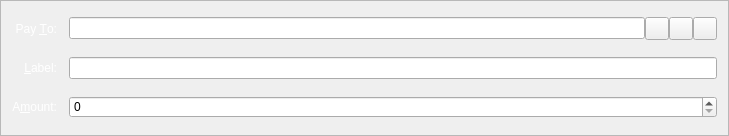
<?xml version="1.0" encoding="UTF-8"?>
<ui version="4.0">
 <class>SendCoinsEntry</class>
 <widget class="QFrame" name="SendCoinsEntry">
  <property name="geometry">
   <rect>
    <x>0</x>
    <y>0</y>
    <width>729</width>
    <height>136</height>
   </rect>
  </property>
  <property name="windowTitle">
   <string>Form</string>
  </property>
  <property name="styleSheet">
   <string notr="true">background-image: url(:/images/bg2);
color: rgb(255, 255, 255);</string>
  </property>
  <property name="frameShape">
   <enum>QFrame::StyledPanel</enum>
  </property>
  <property name="frameShadow">
   <enum>QFrame::Sunken</enum>
  </property>
  <layout class="QGridLayout" name="gridLayout">
   <property name="spacing">
    <number>12</number>
   </property>
   <item row="5" column="0">
    <widget class="QLabel" name="label">
     <property name="text">
      <string>A&amp;mount:</string>
     </property>
     <property name="alignment">
      <set>Qt::AlignRight|Qt::AlignTrailing|Qt::AlignVCenter</set>
     </property>
     <property name="buddy">
      <cstring>payAmount</cstring>
     </property>
    </widget>
   </item>
   <item row="3" column="0">
    <widget class="QLabel" name="label_2">
     <property name="text">
      <string>Pay &amp;To:</string>
     </property>
     <property name="alignment">
      <set>Qt::AlignRight|Qt::AlignTrailing|Qt::AlignVCenter</set>
     </property>
     <property name="buddy">
      <cstring>payTo</cstring>
     </property>
    </widget>
   </item>
   <item row="5" column="1">
    <widget class="BitcoinAmountField" name="payAmount">
     <property name="styleSheet">
      <string notr="true">color: rgb(0, 0, 0);</string>
     </property>
    </widget>
   </item>
   <item row="4" column="1">
    <layout class="QHBoxLayout" name="horizontalLayout_2">
     <property name="spacing">
      <number>0</number>
     </property>
     <item>
      <widget class="QValidatedLineEdit" name="addAsLabel">
       <property name="enabled">
        <bool>true</bool>
       </property>
       <property name="toolTip">
        <string>Enter a label for this address to add it to your address book</string>
       </property>
      </widget>
     </item>
    </layout>
   </item>
   <item row="4" column="0">
    <widget class="QLabel" name="label_4">
     <property name="text">
      <string>&amp;Label:</string>
     </property>
     <property name="alignment">
      <set>Qt::AlignRight|Qt::AlignTrailing|Qt::AlignVCenter</set>
     </property>
     <property name="buddy">
      <cstring>addAsLabel</cstring>
     </property>
    </widget>
   </item>
   <item row="3" column="1">
    <layout class="QHBoxLayout" name="payToLayout">
     <property name="spacing">
      <number>0</number>
     </property>
     <item>
      <widget class="QValidatedLineEdit" name="payTo">
       <property name="toolTip">
        <string>The address to send the payment to  (e.g. B8gZqgY4r2RoEdqYk3QsAqFckyf9pRHN6i)</string>
       </property>
       <property name="maxLength">
        <number>34</number>
       </property>
      </widget>
     </item>
     <item>
      <widget class="QToolButton" name="addressBookButton">
       <property name="toolTip">
        <string>Choose address from address book</string>
       </property>
       <property name="text">
        <string/>
       </property>
       <property name="icon">
        <iconset resource="../bitcoin.qrc">
         <normaloff>:/icons/address-book</normaloff>:/icons/address-book</iconset>
       </property>
       <property name="shortcut">
        <string>Alt+A</string>
       </property>
      </widget>
     </item>
     <item>
      <widget class="QToolButton" name="pasteButton">
       <property name="toolTip">
        <string>Paste address from clipboard</string>
       </property>
       <property name="text">
        <string/>
       </property>
       <property name="icon">
        <iconset resource="../bitcoin.qrc">
         <normaloff>:/icons/editpaste</normaloff>:/icons/editpaste</iconset>
       </property>
       <property name="shortcut">
        <string>Alt+P</string>
       </property>
      </widget>
     </item>
     <item>
      <widget class="QToolButton" name="deleteButton">
       <property name="toolTip">
        <string>Remove this recipient</string>
       </property>
       <property name="text">
        <string/>
       </property>
       <property name="icon">
        <iconset resource="../bitcoin.qrc">
         <normaloff>:/icons/remove</normaloff>:/icons/remove</iconset>
       </property>
      </widget>
     </item>
    </layout>
   </item>
  </layout>
 </widget>
 <customwidgets>
  <customwidget>
   <class>BitcoinAmountField</class>
   <extends>QSpinBox</extends>
   <header>bitcoinamountfield.h</header>
   <container>1</container>
  </customwidget>
  <customwidget>
   <class>QValidatedLineEdit</class>
   <extends>QLineEdit</extends>
   <header>qvalidatedlineedit.h</header>
  </customwidget>
 </customwidgets>
 <resources>
  <include location="../bitcoin.qrc"/>
 </resources>
 <connections/>
</ui>
